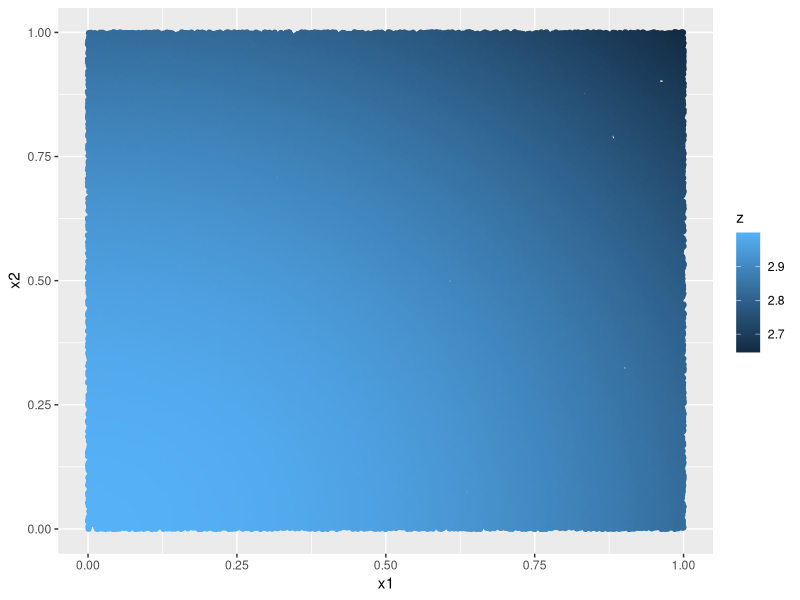
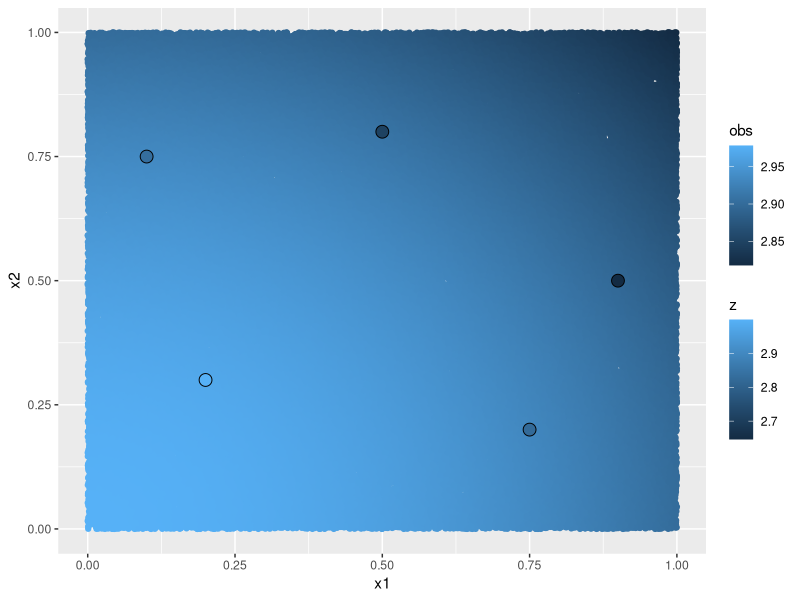
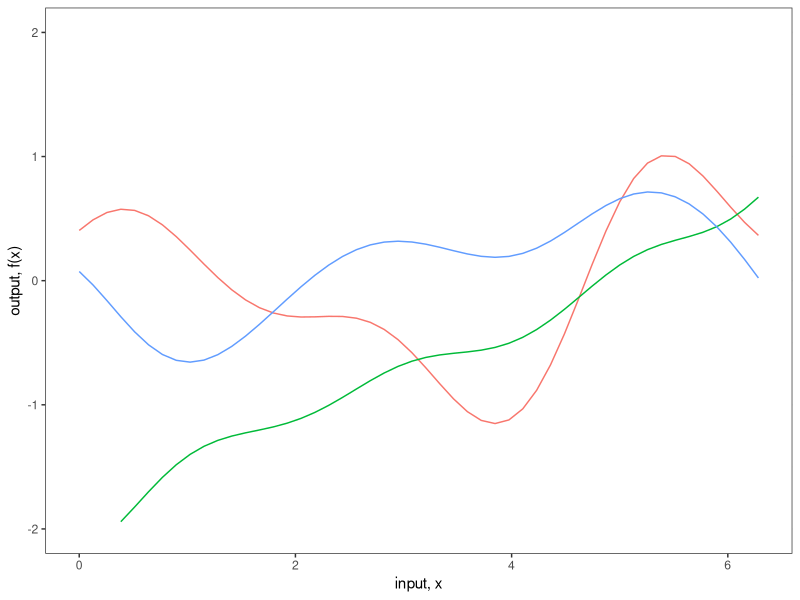
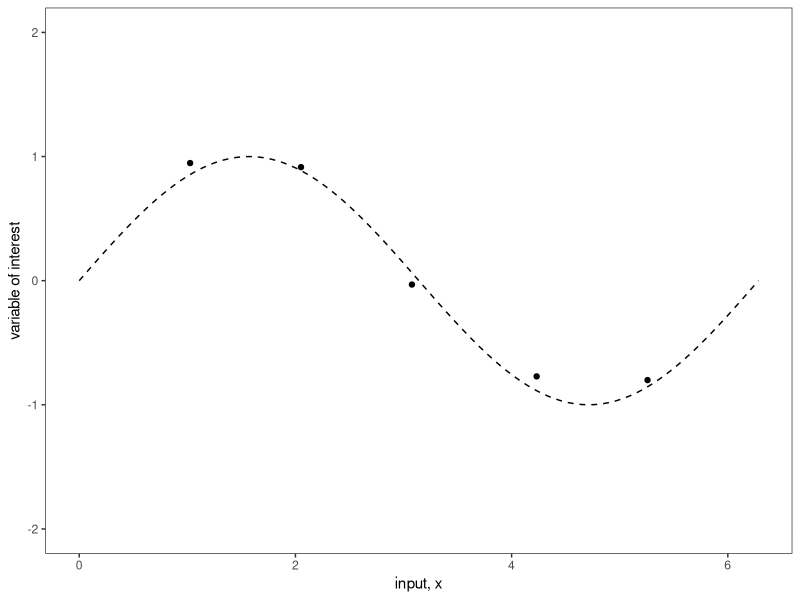
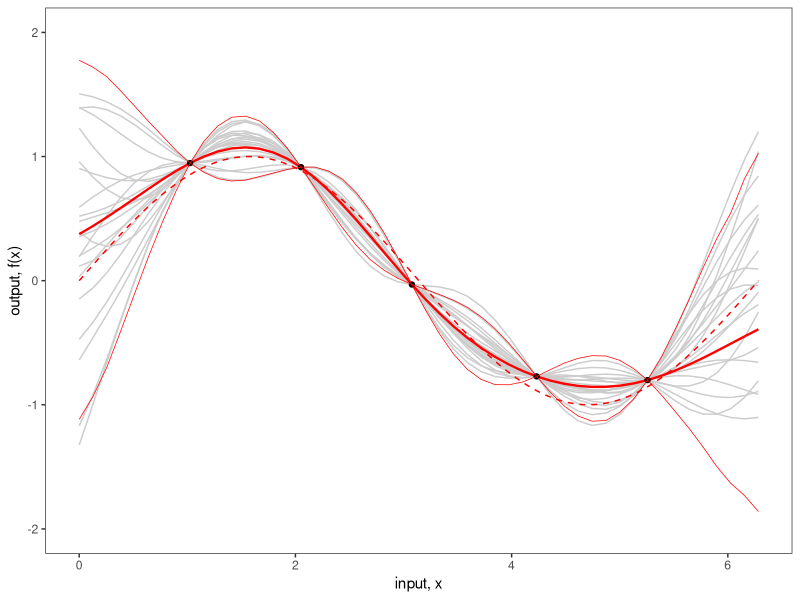
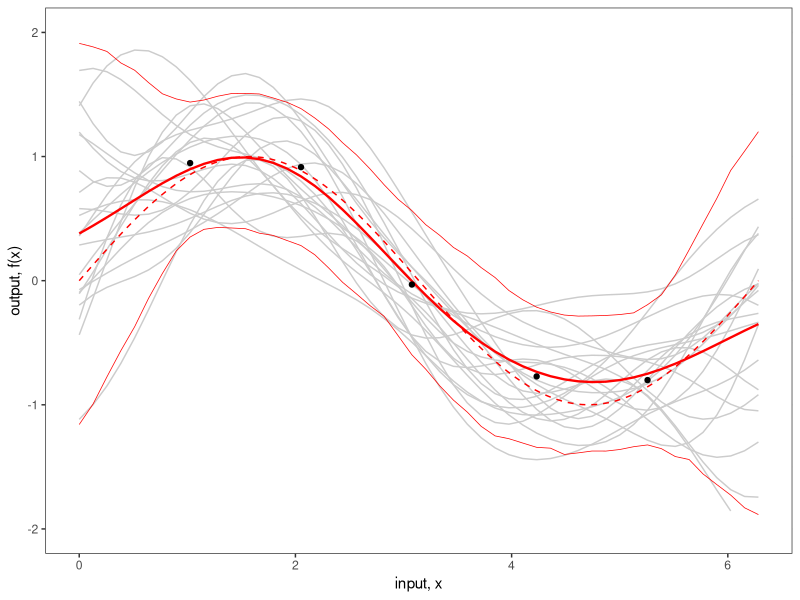

R code for these plots, in order:
## ---- chunk 1
# Load in the required libraries for data manipulation
# and multivariate normal distribution
require(MASS)
require(plyr)
require(reshape2)
require(ggplot2)
## ---- chunk 2
x1 <- runif(100000)
x2 <- runif(100000)
## ---- chunk 3
z <- (9 - x1^2 - x2^2)^(1/2)
data <- data.frame(x1=x1,x2=x2,z=z)

ggplot() + 
  geom_point(data = data, aes(x = x1, y = x2, color = z)) 
## ---- chunk 4
x1_obs <- c(0.2, 0.75, 0.9, 0.5, 0.1)
x2_obs <- c(0.3, 0.2, 0.5, 0.8, 0.75)
obs_error <- rnorm(5, 0, 0.0000000000000000000000000000000000000000001)
obs <- (9 - x1_obs^2 - x2_obs^2)^(1/2) + obs_error

obs_df <- data.frame(x1_obs=x1_obs,x2_obs=x2_obs,obs=obs)
## ---- chunk 5
ggplot() + 
  geom_point(data = data, aes(x = x1, y = x2, color = z)) +
  geom_point(data = obs_df, shape=21, color="black", size=4, aes(x = x1_obs, y = x2_obs, fill = obs))
## ---- chunk 6
x_pts_num <- 50
x_pts_num_s <- 10
## ---- chunk 7
# Parameters:
#	X1, X2 = vectors
# 	l = the scale length parameter
# Returns:
# 	a covariance matrix
calcSigma <- function(X1,X2,l=1) {
  Sigma <- matrix(rep(0, length(X1)*length(X2)), nrow=length(X1))
  for (i in 1:nrow(Sigma)) {
    for (j in 1:ncol(Sigma)) {
      Sigma[i,j] <- exp(-0.5*(abs(X1[i]-X2[j])/l)^2)
    }
  }
  return(Sigma)
}
x.star_s <- seq(0,2*pi, len=x_pts_num_s)
k.xsxs_s <- calcSigma(x.star_s,x.star_s)
## ---- chunk 8
# Utility function to print matrices in proper LaTeX format
print_mat <- function(mat) {
  n <- nrow(mat)
  c('\\begin{bmatrix}',
    paste0(sapply(seq_len(n - 1),
                  function(i) paste0(mat[i, ], collapse = ' & ')),
           ' \\\\'),
    paste0(mat[n, ], collapse = ' & '),
    '\\end{bmatrix}')
} 
## ---- chunk 9
writeLines(c('$$',
             print_mat(
               round(k.xsxs_s,3)
             ),
             '$$'))
## ---- chunk 10
# Parameters:
#	X1, X2 = vectors
# 	l = the scale length parameter
# Returns:
# 	a covariance matrix
calcSigma <- function(X1,X2,l=1) {
  Sigma <- matrix(rep(0, length(X1)*length(X2)), nrow=length(X1))
  for (i in 1:nrow(Sigma)) {
    for (j in 1:ncol(Sigma)) {
      Sigma[i,j] <- exp(-0.5*(abs(X1[i]-X2[j])/l)^2)
    }
  }
  return(Sigma)
}
x.star <- seq(0,2*pi, len=x_pts_num)
k.xsxs <- calcSigma(x.star,x.star)
## ---- chunk 11
# Generate a number of functions from the process
n.samples_s <- 3
values <- matrix(rep(0,length(x.star)*n.samples_s), ncol=n.samples_s)
for (i in 1:n.samples_s) {
  # Each column represents a sample from a multivariate normal distribution
  # with zero mean and covariance k.xsxs
  values[,i] <- mvrnorm(1, rep(0, length(x.star)), k.xsxs)
}
values <- cbind(x=x.star,as.data.frame(values))
values <- melt(values,id="x")
## ---- chunk 12
# Plot the result
fig2a <- ggplot(values,aes(x=x,y=value)) +
  geom_rect(xmin=-Inf, xmax=Inf, ymin=-2.25, ymax=2.25, fill="white") +
  geom_line(aes(color=variable), show.legend = FALSE) +
  theme_bw() +
  scale_y_continuous(lim=c(-2,2), name="output, f(x)") +
  xlab("input, x")
fig2a
## ---- chunk 13
n <- 5
## ---- chunk 14
real_life_process <- function(x){
  sin(x)
}
## ---- chunk 15

# control_inputs <- matrix(seq(1,2*pi-1,len=n), ncol = 1)
control_inputs <- matrix(c(1.0258262, 2.0516523, 3.0774785, 4.2315330, 5.2573591), ncol = 1)

var_meas_err <- 0.01
obs_errors <- matrix(rnorm(n,0,sd = sqrt(var_meas_err)), ncol=1)

zeta <- real_life_process(control_inputs)
obs <- as.matrix(zeta, ncol=1) + obs_errors

f <- data.frame(x=control_inputs,
                y=obs)
colnames(f) <- c("control_inputs", "obs")
## ---- chunk 16
# Plot the result
fig <- ggplot(f, aes(control_inputs, obs)) +
  geom_rect(xmin=-Inf, xmax=Inf, ymin=-2.25, ymax=2.25, fill="white") + 
  geom_point() +
  geom_function(fun = function(x) sin(x), linetype="dashed") +
  xlab("input, x") +
  xlim(0,2*pi) +
  scale_y_continuous(lim=c(-2,2), name="variable of interest") +
  theme_bw()
fig
## ---- chunk 17
x <- f$control_inputs
k.xx <- calcSigma(x,x)
k.xxs <- calcSigma(x,x.star)
k.xsx <- calcSigma(x.star,x)
# k.xsxs <- calcSigma(x.star,x.star)
## ---- chunk 18
f.star.bar <- k.xsx%*%solve(k.xx)%*%f$obs
cov.f.star <- k.xsxs - k.xsx%*%solve(k.xx)%*%k.xxs
## ---- chunk 19
n.samples_m <- 20
## ---- chunk 20
values <- matrix(rep(0,length(x.star)*n.samples_m), ncol=n.samples_m)
for (i in 1:n.samples_m) {
  values[,i] <- mvrnorm(1, f.star.bar, cov.f.star)
}
values <- cbind(x=x.star,as.data.frame(values))
values <- melt(values,id="x")
## ---- chunk 21
n.samples <- 1000
values_l <- matrix(rep(0,length(x.star)*n.samples), ncol=n.samples)
for (i in 1:n.samples) {
  values_l[,i] <- mvrnorm(1, f.star.bar, cov.f.star)
}
values_l <- cbind(x=x.star,as.data.frame(values_l))
values_l <- melt(values_l,id="x")
## ---- chunk 22
post_summ <- data.frame(x.star, f.star.bar, rep(NA, length(x.star)), rep(NA, length(x.star)))
colnames(post_summ) <- c("x.star", "f.star.bar", "lower", "upper")
for (i in 1:length(x.star)) {
  post_summ[i, 3] <- quantile(values_l[seq(i, length(x.star)*n.samples, by=length(x.star)),3], 0.025)
}
for (i in 1:length(x.star)) {
  post_summ[i, 4] <- quantile(values_l[seq(i, length(x.star)*n.samples, by=length(x.star)),3], 0.975)
}
## ---- chunk 23
fig2b <- ggplot(values,aes(x=x,y=value)) +
  geom_rect(xmin=-Inf, xmax=Inf, ymin=-2.25, ymax=2.25, fill="white") +
  geom_line(aes(group=variable), colour="grey80") + 
  geom_line(data=values_l, aes(x=rep(x.star,n.samples), y=rep(f.star.bar,n.samples)),colour="red", linewidth=0.8) +
  geom_point(data=f,aes(x=control_inputs,y=obs)) +
  geom_line(data=post_summ,aes(x=x.star,y=lower), colour="red", linewidth=0.25) +
  geom_line(data=post_summ,aes(x=x.star,y=upper), colour="red", linewidth=0.25) +
  theme_bw() +
  scale_y_continuous(lim=c(-2,2), name="output, f(x)") +
  xlab("input, x") +
  geom_function(fun = function(x) sin(x), colour="red", linetype="dashed")
fig2b
## ---- chunk 24
obs_noise <- 0.1
## ---- chunk 25
x <- f$control_inputs
k.xx.noise <- k.xx + obs_noise * diag(1, ncol(k.xx))
## ---- chunk 26
f.star.bar <- k.xsx%*%solve(k.xx.noise)%*%f$obs
cov.f.star <- k.xsxs - k.xsx%*%solve(k.xx.noise)%*%k.xxs
## ---- chunk 27
n.samples_m <- 20
## ---- chunk 28
values <- matrix(rep(0,length(x.star)*n.samples_m), ncol=n.samples_m)
for (i in 1:n.samples_m) {
  values[,i] <- mvrnorm(1, f.star.bar, cov.f.star)
}
values <- cbind(x=x.star,as.data.frame(values))
values <- melt(values,id="x")
## ---- chunk 29
n.samples <- 1000
values_l <- matrix(rep(0,length(x.star)*n.samples), ncol=n.samples)
for (i in 1:n.samples) {
  values_l[,i] <- mvrnorm(1, f.star.bar, cov.f.star)
}
values_l <- cbind(x=x.star,as.data.frame(values_l))
values_l <- melt(values_l,id="x")
## ---- chunk 30
post_summ <- data.frame(x.star, f.star.bar, rep(NA, length(x.star)), rep(NA, length(x.star)))
colnames(post_summ) <- c("x.star", "f.star.bar", "lower", "upper")
for (i in 1:length(x.star)) {
  post_summ[i, 3] <- quantile(values_l[seq(i, length(x.star)*n.samples, by=length(x.star)),3], 0.025)
}
for (i in 1:length(x.star)) {
  post_summ[i, 4] <- quantile(values_l[seq(i, length(x.star)*n.samples, by=length(x.star)),3], 0.975)
}
## ---- chunk 31
fig2b <- ggplot(values,aes(x=x,y=value)) +
  geom_rect(xmin=-Inf, xmax=Inf, ymin=-2.25, ymax=2.25, fill="white") +
  geom_line(aes(group=variable), colour="grey80") + 
  geom_line(data=values_l, aes(x=rep(x.star,n.samples), y=rep(f.star.bar,n.samples)),colour="red", linewidth=0.8) +
  geom_point(data=f,aes(x=control_inputs,y=obs)) +
  geom_line(data=post_summ,aes(x=x.star,y=lower), colour="red", linewidth=0.25) +
  geom_line(data=post_summ,aes(x=x.star,y=upper), colour="red", linewidth=0.25) +
  theme_bw() +
  scale_y_continuous(lim=c(-2,2), name="output, f(x)") +
  xlab("input, x") +
  geom_function(fun = function(x) sin(x), colour="red", linetype="dashed") 
# +
  # geom_errorbar(data=f,aes(x=control_inputs,y=NULL,ymin=obs-2*sqrt(obs_noise), ymax=obs+2*sqrt(obs_noise)), width=0.2)
fig2b
